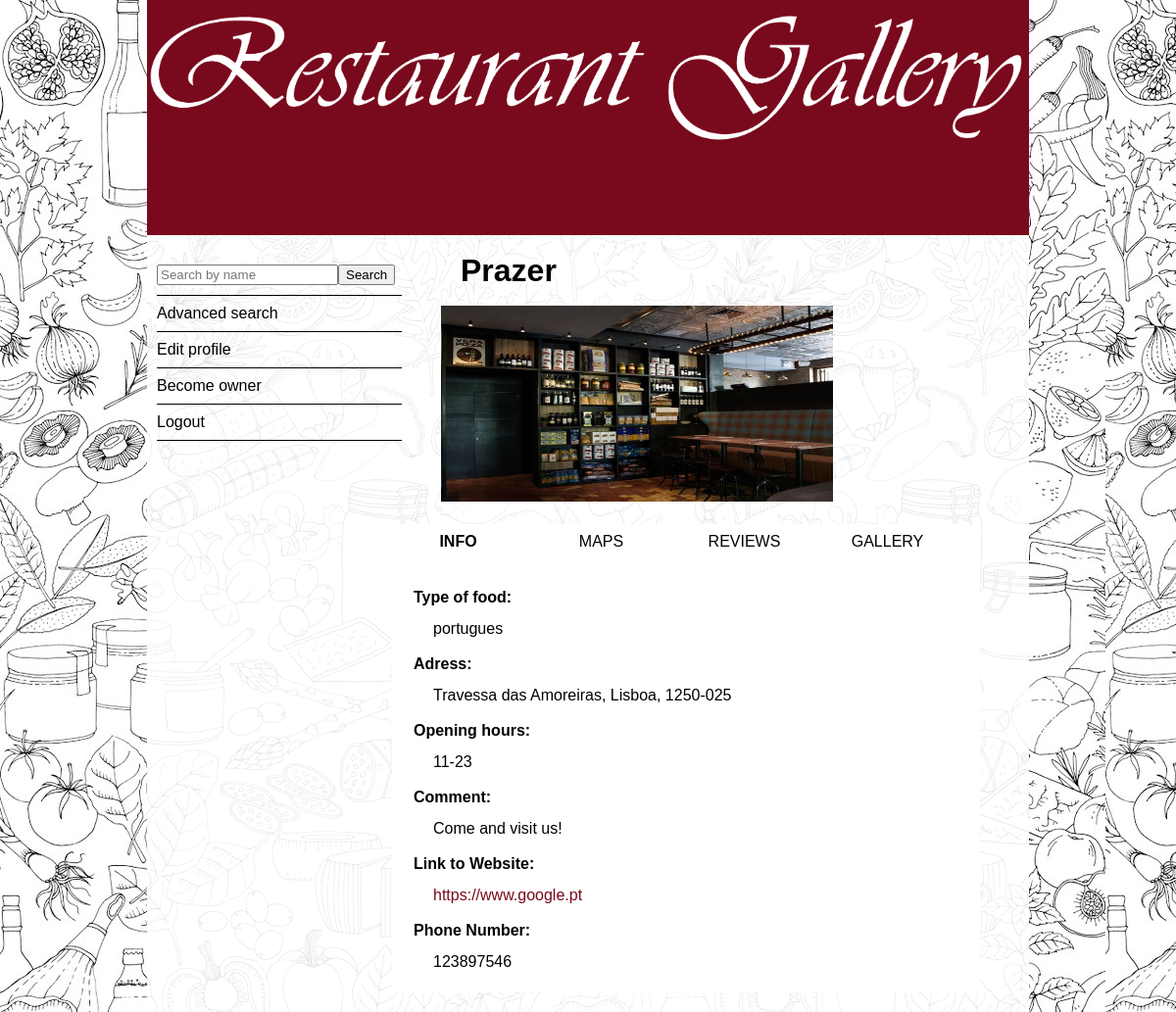
Page /public/restaurant.php?id=17 (signed in) on the committed database.
### tables this page shows
CREATE TABLE restaurant (
  id INTEGER PRIMARY KEY AUTOINCREMENT,
  name TEXT,
  rate INTEGER,
  street TEXT,
  number TEXT,
  city TEXT,
  postcode TEXT,
  opening_hours TEXT,
  link_to_website TEXT,
  type_of_food TEXT,
  comment TEXT,
  telephoneNumber TEXT
);

CREATE TABLE image_restaurant(
  id INTEGER PRIMARY KEY AUTOINCREMENT,
  idRestaurant INTEGER REFERENCES restaurant,
  name TEXT
);

### public/restaurant.php (called while the page is built, shortened)
<?php
  include('../helpers/userAdministration.php');
  include('../database/connection.php');
  include('../database/restaurant.php');
  $userType = userType_check();
  include('../views/restaurant.php');
?>

### helpers/userAdministration.php (called while the page is built, shortened)
<?php
function userType_check(){
  if(isset($_SESSION['userType']) && $_SESSION['userType'] === "owner")
  {
    $userType = "owner";
  }
  else
  {
    $userType = "reviewer";
  }
  return $userType;
}
?>

### database/restaurant.php (called while the page is built, shortened)
<?php
    function getRestaurantById($id){
      global $dbh;
      $stm = $dbh->prepare('SELECT * FROM restaurant WHERE id = ?');
      $stm->execute(array($id));
      return $stm->fetch();
    }
 ?>

### database/image.php (called while the page is built, shortened)
<?php
function getImagesOfRestaurant($idRestaurant){
  global $dbh;
  $stm = $dbh->prepare('SELECT * FROM image_restaurant WHERE idRestaurant = ?');
  $stm->execute(array($idRestaurant));
  return $stm->fetchAll();
}
 ?>

### templates/restaurant/restaurant_tabs/restaurant_info.php (the view, shortened to what this page needs)
<div id="restaurant_info" class="restaurant_tabs_active">
  <ul>
    <li><div>Type of food: </div>
      <br>
      <div><?=$restaurant['type_of_food']?></div></li>
    <li><div>Adress: </div>
      <br>
      <div><?=$restaurant['street'].', '.$restaurant['city'].', '.$restaurant['postcode'] ?></div></li>
    <li><div>Opening hours: </div>
      <br>
      <div><?=$restaurant['opening_hours']?></div></li>
    <li><div>Comment: </div>
      <br>
      <div><?=$restaurant['comment']?></div></li>
    <li><div>Link to Website: </div>
      <br>
      <div id="external_website"><a href="<?=$restaurant['link_to_website']?>"><?=$restaurant['link_to_website']?></a></div></li>
    <li><div>Phone Number: </div>
      <br>
      <div><?=$restaurant['telephoneNumber']?></div></li>
  </ul>
</div>

### templates/header_gallery.php (shortened to what this page needs)
<!DOCTYPE html>
<html>
	<head>
		<link rel="stylesheet" href="../css/reset.css">
		<link rel="stylesheet" href="../css/style_1.css" media="(min-width: 900px)">
		<link rel="stylesheet" href="../css/style_small_screen.css" media="(max-width: 900px)">
    <link rel="stylesheet" href="../FlexSlider/flexslider.css" type="text/css" media="screen" />
	</head>
	<body>
		<header>
			<h1><a href="restaurant_overview.php"></a></h1>
		</header>

### views/restaurant.php (shortened to what this page needs)
 <?php
  include_once('../templates/header_gallery.php');
  echo '<div class="content">';
  include('../helpers/menu.php');
  include_once('../database/connection.php');
  include_once('../database/restaurant.php');
  $id = $_GET['id'];
  $restaurant = getRestaurantById($id);
  include_once('../templates/restaurant/restaurant_above_tabs.php');
    echo '<div class="main_menu_oriented">';
      include_once('../templates/restaurant/restaurant_tabs/restaurant_tabs_content.php');
    echo '</div>';
  echo '</div>';
  include_once('../templates/footer.php');
?>

### helpers/menu.php
<?php
if($userType === 'owner'){
  include_once('../templates/owner/owner_menu.php');
}else{
  if($userType === 'reviewer'){
    include_once('../templates/reviewer/reviewer_menu.php');
  }
 }
?>

### templates/reviewer/reviewer_menu.php
<nav id="menu_reviewer">
  <ul>
    <li><a><form action ="../actions/search_name.php" method="post" enctype="multipart/form-data"><input type="text" id="search_by_name_only" name="search_by_name_only" placeholder="Search by name"pattern="[a-zA-Z]+"></a><input type="submit" value="Search">
	</form></li>
    <li><a href="../public/advanced_search.php">Advanced search</a></li>
    <li><a href="edit_user.php">Edit profile</a></li>
    <li><a href="../actions/change_userType.php">Become owner</a></li>
    <li><a href="logout.php">Logout</a></li>
  </ul>
</nav>

### templates/restaurant/restaurant_above_tabs.php
<div id="restaurant_above_tabs">
  <div id="restaurant_name">
    <h1><?= $restaurant['name'] ?></h1>
  </div>
  <?php
    include_once('../database/connection.php');
    include_once('../database/image.php');
    $images =  getImagesOfRestaurant($restaurant['id']);
   ?>
  <div id="restaurant_picture">
   <img src=<?="../pics/". $images[0]['name'] ?> alt="restaurant_picture" width="400" height="200">
  </div>
</div>

### templates/restaurant/restaurant_tabs/restaurant_tabs_content.php (shortened to what this page needs)
<?php
  echo '<div class="tabs">';
    include("../templates/restaurant/restaurant_tabs/restaurant_links_to_tabs.php");
    echo'<div class="tabs_content">';
      include("../templates/restaurant/restaurant_tabs/restaurant_info.php");
  echo'</div>';
?>

### templates/restaurant/restaurant_tabs/restaurant_links_to_tabs.php
<ul id="restaurant_tabs" class="tab_links">
  <li class="tabs_active"><a href="#restaurant_info">INFO</a></li>
  <li class="tabs_inactive"><a href="#restaurant_maps">MAPS</a></li>
  <li class="tabs_inactive"><a href="#restaurant_all_reviews">REVIEWS</a></li>
  <li class="tabs_inactive"><a href="#restaurant_gallery">GALLERY</a></li>
</ul>

### templates/footer.php
  </body>
</html>

### css/style_1.css (style rules this page uses)
header { background-image: url('../pics/logo_big.png'); height: 30vh; background-size: contain; width: 900px; text-align: center; margin-left: auto; margin-right: auto; background-color: #79091C; background-repeat: no-repeat; }
header a { text-decoration: none; color: white; padding: 50px; }
body { background-image: url('../pics/background_1_opacity4.jpg'); background-repeat: repeat; width: 900px; margin: 0px auto; font-family: verdana, sans-serif; background-attachment: fixed; }
.content { background-color:rgba(255, 255, 255, 0.9); margin-top: 0 !important; min-height: 70vh; }
#menu_reviewer a , #menu_owner a, #search_results_details a, .link_to_login a, #login_message a, .logout_message a, #see_all_results a, #edit_restaurant a, #upload_picture a { text-decoration: none; color: black; }
#external_website a { color: #79091C; text-decoration: none; font-weight: 100; }
#menu_reviewer, #menu_owner { float: left; margin-top:20px; margin-left: 10px; }
#menu_reviewer ul, #menu_owner ul { list-style-type: none; }
#menu_reviewer li, #menu_owner li { color: black; padding-top: 10px; padding-bottom: 10px; border: 1px solid black; border-top: none; border-left: none; border-right: none; width: 250px; }
.main_menu_oriented { margin-top: 20px; display: block; margin-left: 250px; width: 600px; }
#restaurant_above_tabs { margin-left: 300px; }
#restaurant_name { padding: 20px; }
#restaurant_picture { margin-bottom: 20px; align: center; }
.tabs { display: inline-block; width: 100%; }
.tabs_content { border: 1px solid white; -webkit-border-top-right-radius: 10px; -moz-border-top-right-adius: 10px; border-top-right-radius: : 10px; margin-bottom: 20px; border-bottom: none; background-color:rgba(255, 255,255, 1); }
.tab_links:after { display:block; clear: both; }
.tab_links li { margin: 0px 5px; list-style:none; float: left; width: 135px; text-align: center; border-right: 1px solid white; }
.tab_links li:last-of-type { border: none; }
#restaurant_tabs a { padding: 10px; display: inline-block; color: black; transition: all linear 0.15s; text-decoration: none; padding-left: 0; margin-left: 0; }
.tabs_active a, .tabs_active a:hover { color: black !important; font-weight:600; }
.restaurant_tabs_content, .restaurant_tabs_active { border: 1px solid white; clear: left; display: block; margin-bottom: 20px; height: 400px; padding: 20px; }
#restaurant_info li { padding: 10px 0; }
#restaurant_info div:first-of-type { font-weight:600; }
#restaurant_info div:last-of-type { padding: 0px 20px; }

### css/style_small_screen.css (style rules this page uses)
header { background-image: url('../pics/logo_small.png'); height: 20vh; background-size: contain; text-align: center; margin-left: auto; margin-right: auto; background-color: #79091C; background-repeat: no-repeat; background-position: center; }
header a { text-decoration: none; color: white; }
body { background-image: url('../pics/background_1_opacity4.jpg'); background-attachment: fixed; margin: 0 0; font-family: verdana, sans-serif; width: 100vw; }
.content { background-color:rgba(255, 255, 255, 0.9); margin: 0 !important; padding: 0; min-height: 70vh; }
#menu_reviewer a , #menu_owner a, #search_results_details a, .link_to_login a, #login_message a, .logout_message a, #edit_restaurant a, #upload_picture a { text-decoration: none; color: black; }
#external_website a { color: #79091C; text-decoration: none; font-weight: 100; }
#menu_reviewer, #menu_owner { float: left; margin: 5vh; }
#menu_reviewer ul, #menu_owner ul { list-style-type: none; }
#menu_reviewer li, #menu_owner li { text-align: center; color: black; padding-top: 1vh; padding-bottom: 1vh; border: 0.1vh solid black; border-top: none; border-left: none; border-right: none; width: 90vw; }
.main_menu_oriented { padding: 5vh 5vw; display: block; }
#restaurant_above_tabs { margin-left: 5vw; }
#restaurant_name { padding: 5vh 5vw; }
.tabs_content { background-color:rgba(255, 255,255, 1); }
.tab_links li { list-style:none; float: left; text-align: center; }
.tab_links li:last-of-type { border: none; }
#restaurant_tabs a { padding: 2vh 2vw; display: inline-block; color: black; transition: all linear 0.15s; text-decoration: none; }
.restaurant_tabs_content, .restaurant_tabs_active { border-bottom: 0.1vh solid black; padding: 2vh 0; clear: left; display: block; }
#restaurant_info li div { padding: 1vh 5vw; }
#restaurant_picture img { max-width: 90vw; }

### rows in the picture
restaurant: name "Prazer", type_of_food "portugues", street "Travessa das Amoreiras", city "Lisboa", postcode "1250-025", opening_hours "11-23", comment "Come and visit us!", link_to_website "https://www.google.pt", telephoneNumber "123897546"
image_restaurant: name (picture)
